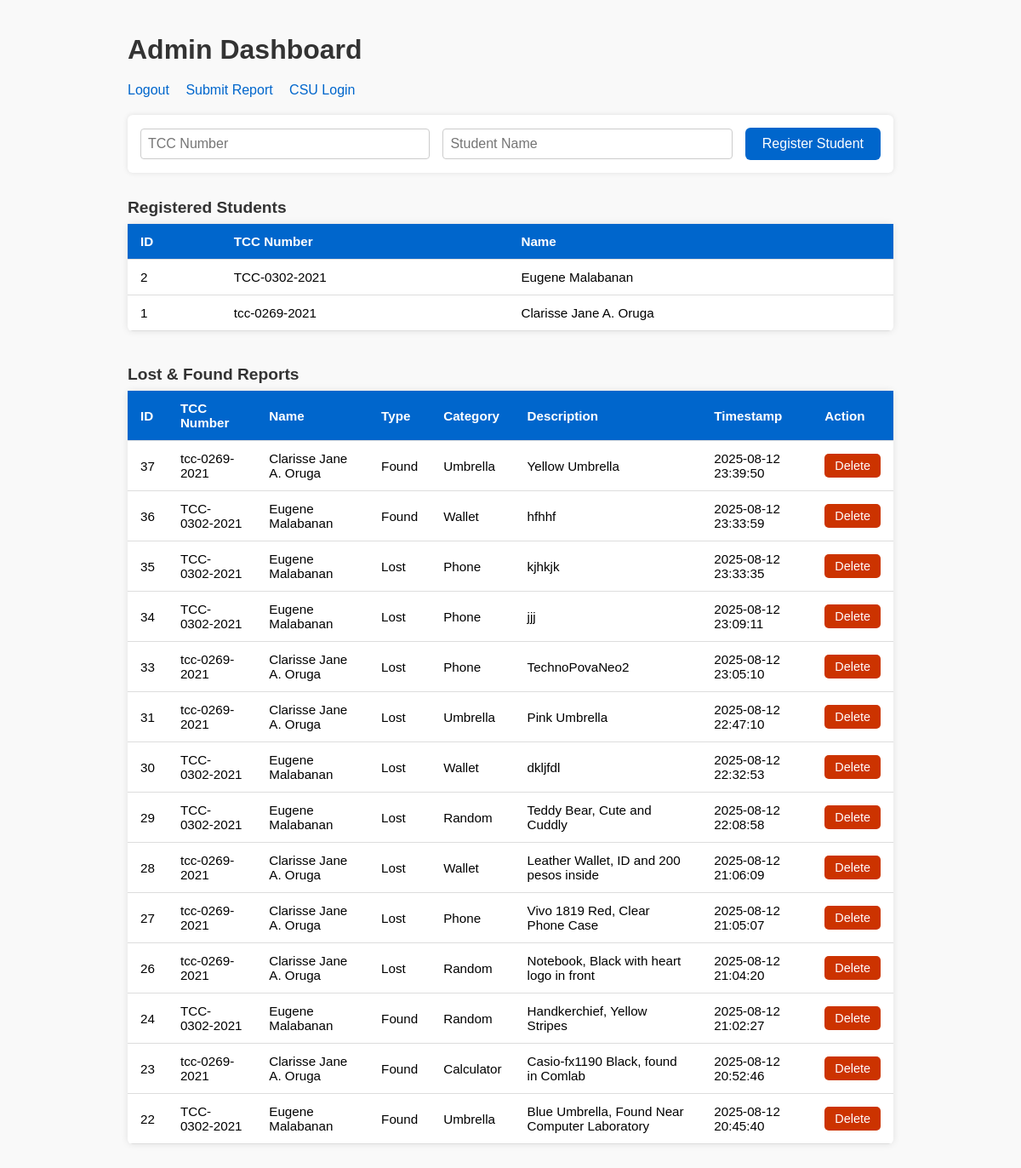
Screenshot of /admin/dashboard (signed in) with the database file from the repository.
### tables this page shows
CREATE TABLE students (
            id INTEGER PRIMARY KEY AUTOINCREMENT,
            tcc_number TEXT UNIQUE,
            name TEXT
        );

CREATE TABLE reports (
            id INTEGER PRIMARY KEY AUTOINCREMENT,
            tcc_number TEXT,
            report_type TEXT,
            category TEXT,
            description TEXT,
            timestamp DATETIME DEFAULT CURRENT_TIMESTAMP
        );

### app.py (the view)
@app.route("/admin/dashboard")
def admin_dashboard():
    if "admin_user" not in session:
        return redirect(url_for("admin_login"))
    conn = sqlite3.connect("lost_found.db")
    c = conn.cursor()
    c.execute("SELECT * FROM students ORDER BY id DESC")
    students = c.fetchall()
    c.execute("""
        SELECT reports.id, reports.tcc_number, students.name, reports.report_type,
               reports.category, reports.description, reports.timestamp
        FROM reports LEFT JOIN students ON reports.tcc_number = students.tcc_number
        ORDER BY reports.timestamp DESC
    """)
    reports = c.fetchall()
    conn.close()
    return render_template("admin_dashboard.html", students=students, reports=reports)

### templates/admin_dashboard.html (shortened to what this page needs)
<!DOCTYPE html>
<html lang="en">
<head>
</head>
<body>
    <h1>Admin Dashboard</h1>
    <nav>
        <a href="{{ url_for('admin_logout') }}">Logout</a>
        <a href="{{ url_for('submit_report') }}">Submit Report</a>
        <a href="{{ url_for('csu_login') }}">CSU Login</a>
    </nav>
    <form method="POST" action="{{ url_for('admin_register_student') }}" class="register-student">
        <input type="text" name="tcc_number" placeholder="TCC Number" required />
        <input type="text" name="name" placeholder="Student Name" required />
        <input type="submit" value="Register Student" />
    </form>
    <table>
        <caption>Registered Students</caption>
        <thead>
            <tr>
                <th>ID</th>
                <th>TCC Number</th>
                <th>Name</th>
            </tr>
        </thead>
        <tbody>
            {% for student in students %}
            <tr>
                <td>{{ student[0] }}</td>
                <td>{{ student[1] }}</td>
                <td>{{ student[2] }}</td>
            </tr>
            {% else %}
            <tr><td colspan="3" style="text-align:center;">No students registered.</td></tr>
            {% endfor %}
        </tbody>
    </table>
    <table>
        <caption>Lost & Found Reports</caption>
        <thead>
            <tr>
                <th>ID</th>
                <th>TCC Number</th>
                <th>Name</th>
                <th>Type</th>
                <th>Category</th>
                <th>Description</th>
                <th>Timestamp</th>
                <th>Action</th>
            </tr>
        </thead>
        <tbody>
            {% for report in reports %}
            <tr>
                <td>{{ report[0] }}</td>
                <td>{{ report[1] }}</td>
                <td>{{ report[2] or 'Unknown' }}</td>
                <td>{{ report[3].capitalize() }}</td>
                <td>{{ report[4].capitalize() }}</td>
                <td>{{ report[5] }}</td>
                <td>{{ report[6] }}</td>
                <td>
                    <form method="POST" action="{{ url_for('delete_report', report_id=report[0]) }}" onsubmit="return confirm('Are you sure you want to delete this report?');">
                        <button type="submit" class="delete-btn">Delete</button>
                    </form>
                </td>
            </tr>
            {% else %}
            <tr><td colspan="8" style="text-align:center;">No reports found.</td></tr>
            {% endfor %}
        </tbody>
    </table>
</body>
</html>

### templates/admin_dashboard.html (style rules this page uses)
body { font-family: Arial, sans-serif; max-width: 900px; margin: 40px auto; padding: 0 20px; background: #f9f9f9; }
h1 { color: #333; margin-bottom: 20px; }
nav { margin-bottom: 20px; }
nav a { margin-right: 15px; text-decoration: none; color: #0066cc; }
table { border-collapse: collapse; width: 100%; background: white; margin-bottom: 40px; border-radius: 6px; overflow: hidden; box-shadow: 0 0 8px rgba(0,0,0,0.1); }
th, td { padding: 12px 15px; border-bottom: 1px solid #ddd; text-align: left; font-size: 0.95rem; }
th { background-color: #0066cc; color: white; }
form.register-student { margin-bottom: 30px; background: white; padding: 15px; border-radius: 6px; box-shadow: 0 0 6px rgba(0,0,0,0.1); display: flex; gap: 15px; flex-wrap: wrap; align-items: center; }
form.register-student input[type="text"] { padding: 8px; font-size: 1rem; border-radius: 4px; border: 1px solid #ccc; flex: 1; min-width: 150px; }
form.register-student input[type="submit"] { padding: 10px 20px; background-color: #0066cc; color: white; border: none; border-radius: 6px; cursor: pointer; transition: background-color 0.3s ease; font-size: 1rem; }
button.delete-btn { background-color: #cc3300; color: white; border: none; padding: 6px 12px; border-radius: 5px; cursor: pointer; font-size: 0.9rem; transition: background-color 0.3s ease; }
caption { caption-side: top; text-align: left; font-weight: bold; font-size: 1.2rem; padding-bottom: 8px; color: #333; }

### rows the page displays
students: id "2", tcc_number "TCC-0302-2021", name "Eugene Malabanan"
students: id "1", tcc_number "tcc-0269-2021", name "Clarisse Jane A. Oruga"
reports: id "37", tcc_number "tcc-0269-2021", name "Clarisse Jane A. Oruga", report_type "Found", category "Umbrella", description "Yellow Umbrella", timestamp "2025-08-12 23:39:50"
reports: id "36", tcc_number "TCC-0302-2021", name "Eugene Malabanan", report_type "Found", category "Wallet", description "hfhhf", timestamp "2025-08-12 23:33:59"
reports: id "35", tcc_number "TCC-0302-2021", name "Eugene Malabanan", report_type "Lost", category "Phone", description "kjhkjk", timestamp "2025-08-12 23:33:35"
reports: id "34", tcc_number "TCC-0302-2021", name "Eugene Malabanan", report_type "Lost", category "Phone", description "jjj", timestamp "2025-08-12 23:09:11"
reports: id "33", tcc_number "tcc-0269-2021", name "Clarisse Jane A. Oruga", report_type "Lost", category "Phone", description "TechnoPovaNeo2", timestamp "2025-08-12 23:05:10"
reports: id "31", tcc_number "tcc-0269-2021", name "Clarisse Jane A. Oruga", report_type "Lost", category "Umbrella", description "Pink Umbrella", timestamp "2025-08-12 22:47:10"
reports: id "30", tcc_number "TCC-0302-2021", name "Eugene Malabanan", report_type "Lost", category "Wallet", description "dkljfdl", timestamp "2025-08-12 22:32:53"
reports: id "29", tcc_number "TCC-0302-2021", name "Eugene Malabanan", report_type "Lost", category "Random", description "Teddy Bear, Cute and Cuddly", timestamp "2025-08-12 22:08:58"
reports: id "28", tcc_number "tcc-0269-2021", name "Clarisse Jane A. Oruga", report_type "Lost", category "Wallet", description "Leather Wallet, ID and 200 pesos inside", timestamp "2025-08-12 21:06:09"
reports: id "27", tcc_number "tcc-0269-2021", name "Clarisse Jane A. Oruga", report_type "Lost", category "Phone", description "Vivo 1819 Red, Clear Phone Case", timestamp "2025-08-12 21:05:07"
reports: id "26", tcc_number "tcc-0269-2021", name "Clarisse Jane A. Oruga", report_type "Lost", category "Random", description "Notebook, Black with heart logo in front", timestamp "2025-08-12 21:04:20"
reports: id "24", tcc_number "TCC-0302-2021", name "Eugene Malabanan", report_type "Found", category "Random", description "Handkerchief, Yellow Stripes", timestamp "2025-08-12 21:02:27"
reports: id "23", tcc_number "tcc-0269-2021", name "Clarisse Jane A. Oruga", report_type "Found", category "Calculator", description "Casio-fx1190 Black, found in Comlab", timestamp "2025-08-12 20:52:46"
reports: id "22", tcc_number "TCC-0302-2021", name "Eugene Malabanan", report_type "Found", category "Umbrella", description "Blue Umbrella, Found Near Computer Laboratory", timestamp "2025-08-12 20:45:40"
